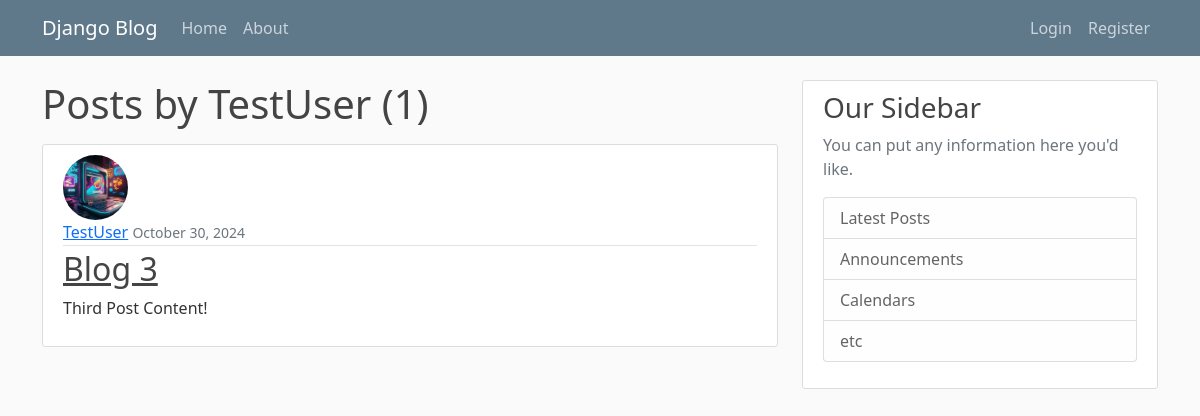
Page /user/TestUser on the earlier database version.
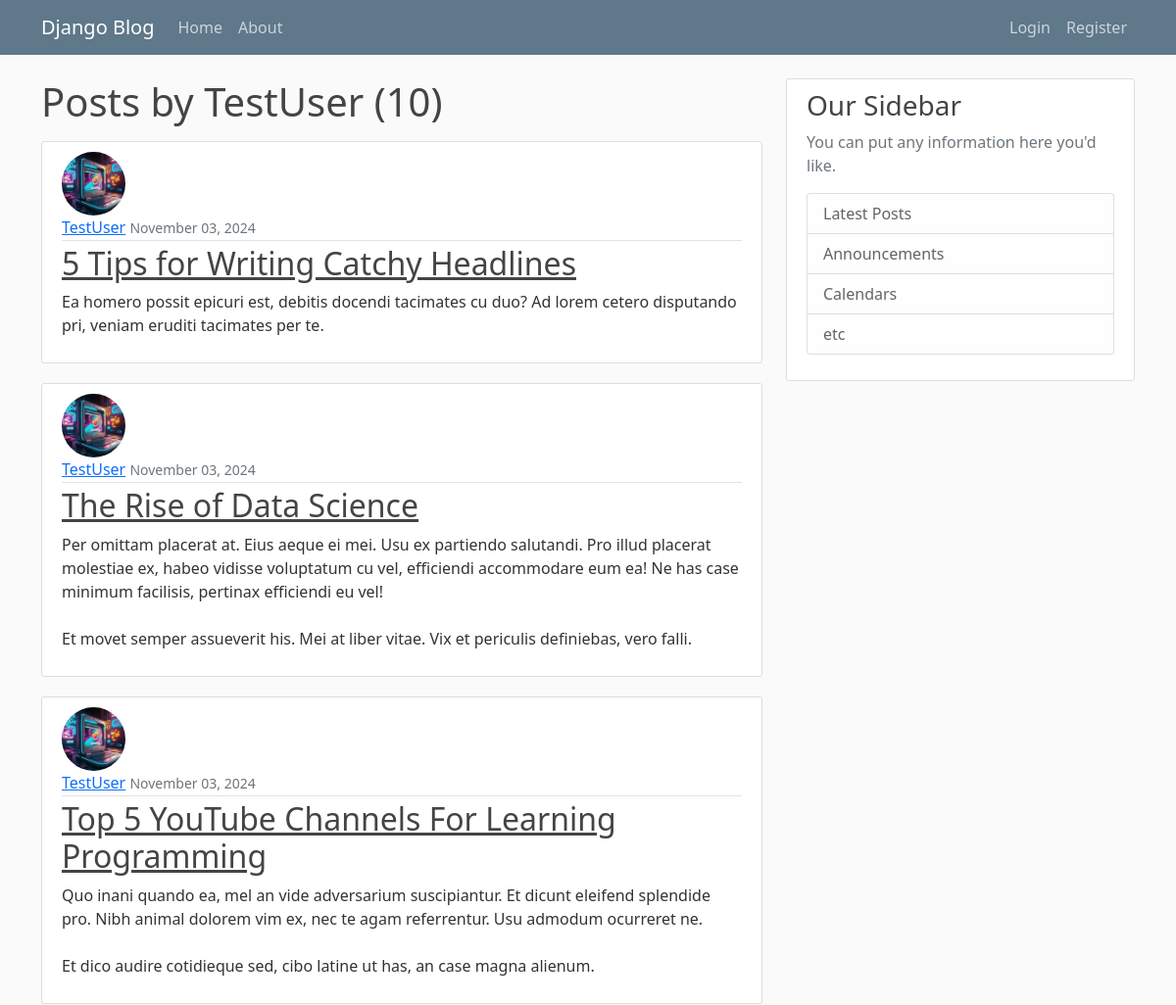
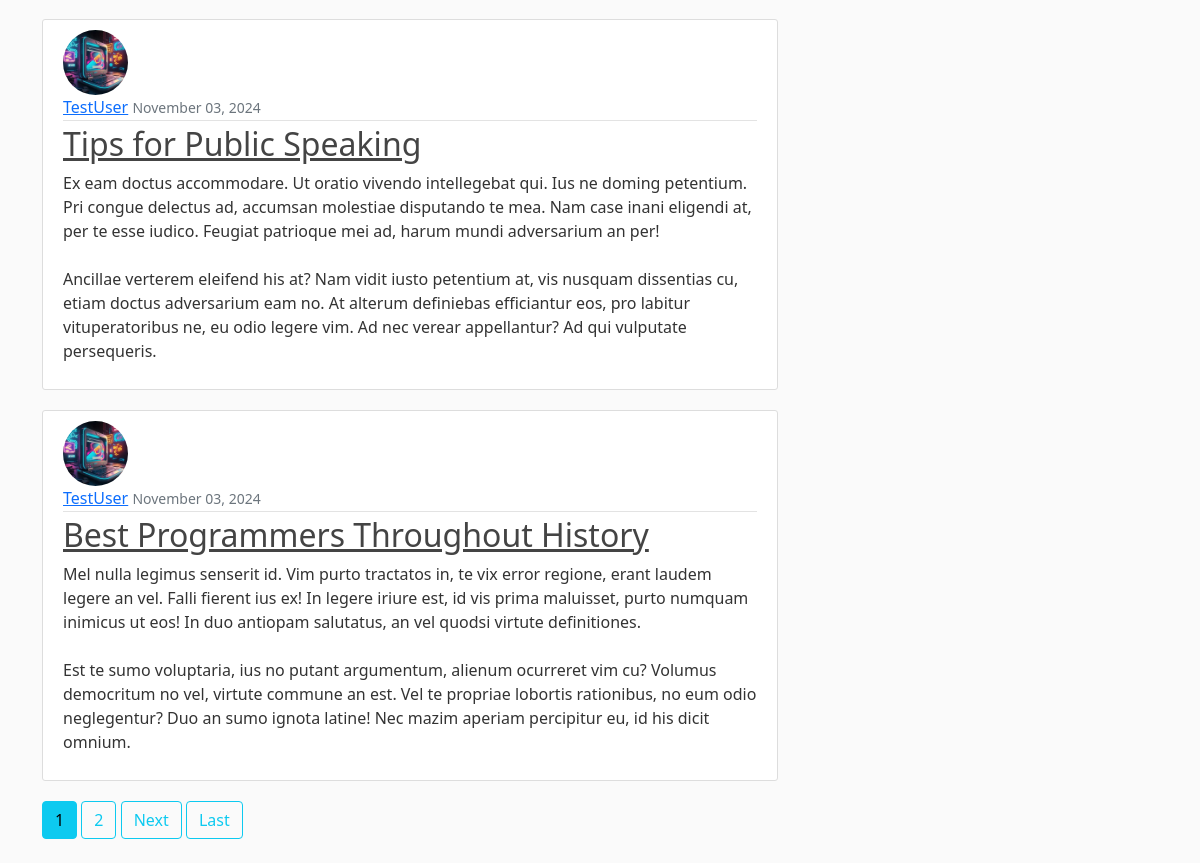
Same page on the later database version (2 pictures, top to bottom).
### blog/models.py (models this page shows, shortened)
class Post(models.Model):
    title = models.CharField(max_length =100)
    content = models.TextField()
    date_posted = models.DateTimeField(default = timezone.now)
    author = models.ForeignKey (User, on_delete = models.CASCADE)

### user/models.py (models this page shows, shortened)
class Profile(models.Model):
    user = models.OneToOneField(User, on_delete=models.CASCADE)
    image = models.ImageField(default='profile_pics/default.jpg', upload_to='profile_pics')

### blog/views.py (the view)
# urls.py: path('user/<str:username>', UserPostListView.as_view(), name= 'user-posts'),
class UserPostListView(ListView):
    model = Post
    template_name = 'blog/user_posts.html' # <app>/<model>_<viewtype>.html
    context_object_name = 'posts'
    ordering = ['-date_posted']
    paginate_by = 5
    def get_queryset(self):
        user = get_object_or_404(User, username = self.kwargs.get('username'))
        return Post.objects.filter(author=user).order_by('-date_posted')

### blog/templates/blog/user_posts.html (shortened to what this page needs)
{% extends "blog/base.html" %}
{% block content %}
    <h1 class="mb-3"> Posts by {{ view.kwargs.username }} ({{ page_obj.paginator.count }})</h1>
    {% for post in posts %}
    <article class="media content-section">
      <img class="rounded-circle article-img" src="{{ post.author.profile.image.url }}">
        <div class="media-body">
          <div class="article-metadata">
            <a class="mr-2" href="{% url 'user-posts' post.author.username %}">{{ post.author }}</a>
            <small class="text-muted">{{ post.date_posted | date:"F d, Y" }}</small>
          </div>
          <h2><a class="article-title" href="{% url 'post-detail' post.id %}">{{ post.title }}</a></h2>
          <p class="article-content">{{ post.content }}</p>
        </div>
      </article>
    {% endfor %}
    {% if is_paginated %}
      {% for num in page_obj.paginator.page_range %}
        {% if page_obj.number == num %}
          <a class="btn btn-info mb-4" href="?page={{ num }}">{{ num }}</a>
        {% elif num > page_obj.number|add:"-3" and num < page_obj.number|add:"3" %}
          <a class="btn btn-outline-info mb-4" href="?page={{ num }}">{{ num }}</a>
        {% endif %}
      {% endfor %}
      {% if page_obj.has_next %}
        <a class="btn btn-outline-info mb-4" href="?page={{ page_obj.next_page_number }}">Next</a>
        <a class="btn btn-outline-info mb-4" href="?page={{ page_obj.paginator.num_pages }}">Last</a>
      {% endif %}
    {% endif %}
{% endblock content %}

### blog/templates/blog/base.html (shortened to what this page needs)
{% load static %}
<!DOCTYPE html>
<html lang="en">
<head>
    <link href="https://cdn.jsdelivr.net/npm/bootstrap@5.0.2/dist/css/bootstrap.min.css" rel="stylesheet">
    <link rel="stylesheet" type="text/css" href="{% static 'blog/main.css'%}">
</head>
<body>
  <header class="site-header">
    <nav class="navbar navbar-expand-md navbar-dark bg-steel fixed-top">
        <div class="container">
            <a class="navbar-brand" href="{% url 'blog-home' %}">Django Blog</a>
            <div class="collapse navbar-collapse" id="navbarToggle">
                <div class="navbar-nav mr-auto">
                    <a class="nav-item nav-link" href="{% url 'blog-home' %}">Home</a>
                    <a class="nav-item nav-link" href="{% url 'blog-about' %}">About</a>
                </div>
                <div class="navbar-nav ms-auto">
                    {% if user.is_authenticated %}
                      <a class="nav-item nav-link" href="{% url 'post-create'%}">New Post</a>
                      <a class="nav-item nav-link" href="{% url 'profile'%}">Profile</a>
                      <form action="{% url 'logout' %}" method="post" style="display: inline;">
                          {% csrf_token %}
                          <button type="submit" class="nav-item nav-link btn btn-link">Log Out</button>
                      </form>
                    {% else %}
                      <a class="nav-item nav-link" href="{% url 'login'%}">Login</a>
                      <a class="nav-item nav-link" href="{% url 'register'%}">Register</a>
                    {% endif %}
                </div>
            </div>
        </div>
    </nav>
</header>
<main role="main" class="container">
  <div class="row">
    <div class="col-md-8">
      {% block content %}{% endblock %}
    </div>
    <div class="col-md-4">
      <div class="content-section">
        <h3>Our Sidebar</h3>
        <p class='text-muted'>You can put any information here you'd like.
          <ul class="list-group">
            <li class="list-group-item list-group-item-light">Latest Posts</li>
            <li class="list-group-item list-group-item-light">Announcements</li>
            <li class="list-group-item list-group-item-light">Calendars</li>
            <li class="list-group-item list-group-item-light">etc</li>
          </ul>
        </p>
      </div>
    </div>
  </div>
</main>
</body>
</html>

### blog/static/blog/main.css (style rules this page uses)
body { background: #fafafa; color: #333333; margin-top: 5rem; }
h1, h2, h3, h4, h5, h6 { color: #444444; }
ul { margin: 0; }
.bg-steel { background-color: #5f788a; }
.site-header .navbar-nav .nav-link { color: #cbd5db; }
.content-section { background: #ffffff; padding: 10px 20px; border: 1px solid #dddddd; border-radius: 3px; margin-bottom: 20px; }
.article-title { color: #444444; }
.article-content { white-space: pre-line; }
.article-img { height: 65px; width: 65px; margin-right: 16px; }
.article-metadata { padding-bottom: 1px; margin-bottom: 4px; border-bottom: 1px solid #e3e3e3 }

Differences in the rows shown:
no longer on this page (row unchanged): Post: author.profile.image (placeholder picture), author "TestUser", date_posted "October 30, 2024", title "Blog 3", content "Third Post Content!"
added Post: author.profile.image (placeholder picture), author "TestUser", date_posted "November 03, 2024", title "5 Tips for Writing Catchy Headlines", content "Ea homero possit epicuri est, debitis docendi tacimates cu duo? Ad lorem cetero disputando pri, veniam eruditi tacimates per te."
added Post: author.profile.image (placeholder picture), author "TestUser", date_posted "November 03, 2024", title "The Rise of Data Science", content "Per omittam placerat at. Eius aeque ei mei. Usu ex partiendo salutandi. Pro illud placerat molestiae ex, habeo vidisse voluptatum cu vel, efficiendi accommodare eum ea! Ne has case minimum facilisis, pertinax efficiendi eu vel! Et movet semper assueverit his. Mei at liber vitae. Vix et periculis definiebas, vero falli."
added Post: author.profile.image (placeholder picture), author "TestUser", date_posted "November 03, 2024", title "Top 5 YouTube Channels For Learning Programming", content "Quo inani quando ea, mel an vide adversarium suscipiantur. Et dicunt eleifend splendide pro. Nibh animal dolorem vim ex, nec te agam referrentur. Usu admodum ocurreret ne. Et dico audire cotidieque sed, cibo latine ut has, an case magna alienum."
added Post: author.profile.image (placeholder picture), author "TestUser", date_posted "November 03, 2024", title "Tips for Public Speaking", content "Ex eam doctus accommodare. Ut oratio vivendo intellegebat qui. Ius ne doming petentium. Pri congue delectus ad, accumsan molestiae disputando te mea. Nam case inani eligendi at, per te esse iudico. Feugiat patrioque mei ad, harum mundi adversarium an per! Ancillae verterem eleifend his at? Nam vidit iusto petentium at, vis nusquam dissentias cu, etiam doctus adversarium eam no. At alterum definiebas efficiantur eos, pro labitur vituperatoribus ne, eu odio legere vim. Ad nec verear appellantur? Ad qui vulputate persequeris."
added Post: author.profile.image (placeholder picture), author "TestUser", date_posted "November 03, 2024", title "Best Programmers Throughout History", content "Mel nulla legimus senserit id. Vim purto tractatos in, te vix error regione, erant laudem legere an vel. Falli fierent ius ex! In legere iriure est, id vis prima maluisset, purto numquam inimicus ut eos! In duo antiopam salutatus, an vel quodsi virtute definitiones. Est te sumo voluptaria, ius no putant argumentum, alienum ocurreret vim cu? Volumus democritum no vel, virtute commune an est. Vel te propriae lobortis rationibus, no eum odio neglegentur? Duo an sumo ignota latine! Nec mazim aperiam percipitur eu, id his dicit omnium."
Other differences:
{{ page_obj.paginator.count }}: "1" → "10"
new list line: "1"
new list line: "2"
text now shown: "Next Last"
